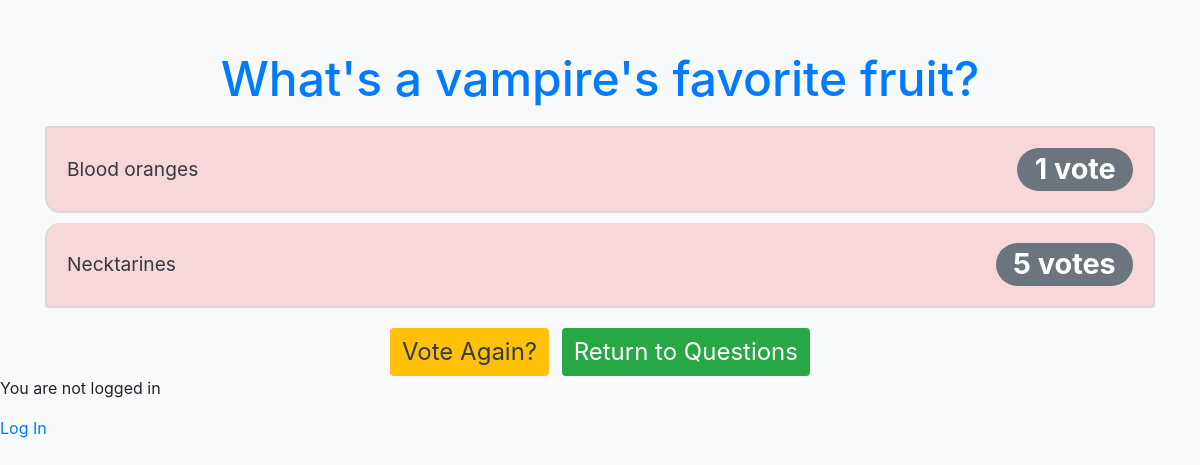
Screenshot of /polls/8/results/ with the database file from the repository.
### polls/models.py (models this page shows, shortened)
class Question(models.Model):
    question_text = models.CharField(max_length=200)
    pub_date = models.DateTimeField('date published')

class Choice(models.Model):
    question = models.ForeignKey(Question, on_delete=models.CASCADE)
    choice_text = models.CharField(max_length=200)
    votes = models.IntegerField(default=0)

### polls/views.py (the view)
# urls.py: path('<int:question_id>/results/', views.results, name='results'),
def results(request, question_id):
    question = get_object_or_404(Question, pk=question_id)
    return render(request, 'polls/results.html', {'question': question})

### polls/templates/polls/results.html (shortened to what this page needs)
<!DOCTYPE html>
<html lang="en">
<head>
    <link rel="stylesheet" href="https://stackpath.bootstrapcdn.com/bootstrap/4.5.2/css/bootstrap.min.css">
</head>
<body>
    <div class="container">
        <h1>{{ question.question_text }}</h1>
        <ul class="list-group">
            {% for choice in question.choice_set.all %}
            <li class="list-group-item">
                <span>{{ choice.choice_text }}</span>
                <span class="badge badge-primary badge-pill">{{ choice.votes }} vote{{ choice.votes|pluralize }}</span>
            </li>
            {% endfor %}
        </ul>
        <a href="{% url 'polls:detail' question.id %}" class="btn btn-vote">Vote Again?</a>
        <a href="/polls" class="btn btn-return ml-2">Return to Questions</a>
    </div>
</body>
{% if user.is_authenticated %}
  Hi {{ user.username }}!
  <p><a href="{% url 'logout' %}">Click Here To Log Out</a></p>
  {% else %}
  <p>You are not logged in</p>
  <a href="{% url 'login' %}">Log In</a>
{% endif %}
</html>

### polls/templates/polls/results.html (style rules this page uses)
body { background-color: #f8f9fa; }
.container { text-align: center; margin-top: 50px; color: #343a40; }
h1 { font-size: 3em; color: #007bff; }
.list-group-item { background-color: #f8d7da; margin-top: 10px; padding: 20px; border: 2px solid #d6d8db; border-radius: 15px; font-size: 1.2em; display: flex; justify-content: space-between; align-items: center; }
.badge { font-size: 1.5em; background-color: #6c757d; }
.btn-vote, .btn-return { font-size: 1.5em; margin-top: 20px; }
.btn-vote { background-color: #ffc107; color: #343a40; border: none; }
.btn-return { background-color: #28a745; color: #fff; border: none; }

### rows the page displays
Question: question_text "What's a vampire's favorite fruit?"
Choice: choice_text "Blood oranges", votes "1"
Choice: choice_text "Necktarines", votes "5"
